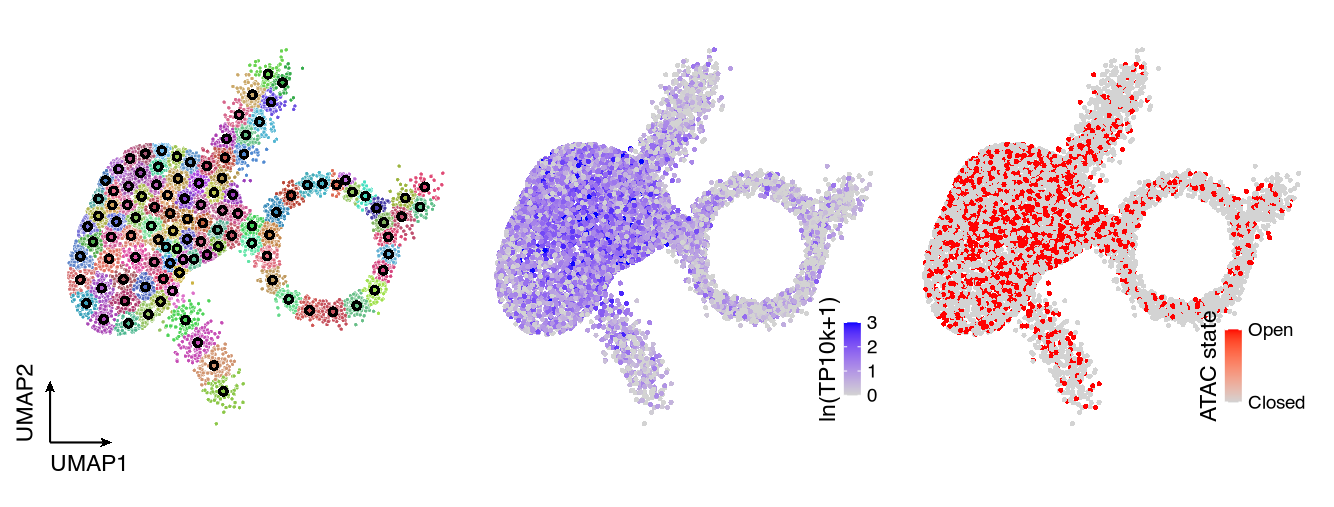

R code for this plot:
# Fig 3f — K562 multiome UMAP triptych: meta-cell membership, TFRC expression, TFRC-promoter ATAC state.
#
# Layout measured from the published panel (a 319 x 122 pt raster plus vector legends/axes):
#   * three equal panels, no axes except a short arrowed L in the first (15 pt arrows, 0.5 pt, the
#     paper's notched 2.4 x 3 pt heads) with "UMAP1"/"UMAP2" (5.5 pt) starting at the corner;
#   * legends INSIDE the second and third panels, lower right: a 4.1 x 17.6 pt vertical bar with
#     white ticks, the title rotated 90 deg to the LEFT of the bar (5.5 pt), tick labels to its
#     right (4.5 pt); the binary ATAC state is still shown as a grey-to-red gradient bar labelled
#     Closed/Open;
#   * points ~1 pt, white-outlined only in the categorical panel; meta-cell centroids as 2.6 pt black discs with a
#     0.8 pt dot in the meta-cell colour at the centre.
# Cells are simulated to echo the paper's shape (dense body, upper arm, ring with a hole, tail).
#
#   Rscript figures/fig3f_umap.R   # -> figures/fig3f_umap.{pdf,png}
suppressPackageStartupMessages({ library(ggplot2); library(dplyr); library(patchwork) })
source("R/theme_sce2g.R")
set.seed(11)
S <- sce2g$type$size_pt; N <- sce2g$color$neutral; SEQ <- sce2g$color$sequential
txt <- function(size = S$tick_label) size / .pt

# ---- simulated embedding ----------------------------------------------------------------------
seg <- function(n, from, to, sd) { t <- runif(n); tibble(x = from[1] + t * (to[1] - from[1]) + rnorm(n, 0, sd), y = from[2] + t * (to[2] - from[2]) + rnorm(n, 0, sd)) }
blob <- function(n, cx, cy, R, shape) {                       # uniform fill of a deformed disc -> crisp outline
  th <- runif(3 * n, 0, 2 * pi); rr <- sqrt(runif(3 * n)) * R * shape(th)
  tibble(x = cx + rr * cos(th), y = cy + rr * sin(th)) %>% slice_head(n = n)
}
ang <- runif(1500, 0, 2 * pi); r <- 2.2 + rnorm(1500, 0, .22)
cells <- bind_rows(
  blob(5200, -3.0, 0.2, 2.9, function(t) 1 + .22 * sin(2 * t) + .12 * cos(3 * t) - .1 * cos(t)),   # body
  seg(800, c(-0.6, 2.4), c(1.3, 5.3), .42),                                  # upper arm
  tibble(x = 3.2 + r * cos(ang), y = -0.4 + r * sin(ang)),                    # ring
  seg(420, c(-2.3, -2.3), c(-0.4, -5.2), .38),                                # tail (attached to the body)
  seg(280, c(5.3, 0.3), c(6.8, 1.6), .32),                                    # right spur
  seg(350, c(-0.2, 0.3), c(1.3, -0.2), .35)) %>%                              # bridge body -> ring
  filter(!((x - 3.2)^2 + (y + 0.4)^2 < 1.75^2)) %>%                           # keep the hole clear
  # expression: moderate mean in the body with per-cell noise (salt-and-pepper, mostly light purple);
  # open chromatin at the promoter in a scattered minority, enriched where expression is high
  mutate(expr = pmin(3, pmax(0, rnorm(n(), 1.5 * exp(-((x + 3)^2 + (y - 0.2)^2) / 16), 0.75))),
         open = runif(n()) < plogis(1.5 * expr - 2.4))
km <- kmeans(cells[, c("x", "y")], centers = 110, iter.max = 30, nstart = 2)
cells$meta <- factor(km$cluster)
centroids <- as_tibble(km$centers) %>% mutate(meta = factor(seq_len(n())))
meta_cols <- hsv(runif(110), runif(110, .45, .7), runif(110, .65, .9))

# ---- shared pieces ------------------------------------------------------------------------------
# categorical panel: 1.1 pt filled circles with a hairline white outline; continuous panels: no outline
pt <- 1.1 / .pt; cell_pt <- list(shape = 21, colour = "white", stroke = 0.08, size = pt)
base <- function(d) ggplot(d, aes(x, y)) + coord_equal(clip = "off")
legend_inside <- theme(legend.position = "inside", legend.position.inside = c(0.97, 0.05), legend.justification = c(1, 0),
                       legend.title.position = "left",
                       legend.title = element_text(angle = 90, size = S$tick_label, hjust = 0.5, margin = margin(r = 1.5)),
                       legend.text = element_text(size = S$annotation, margin = margin(l = 1.5)),
                       legend.key.width = unit(4.1, "pt"), legend.key.height = unit(17.6 / 5, "pt"),
                       legend.ticks.length = unit(0.8, "pt"), legend.margin = margin(0, 0, 0, 0))
no_axes <- list(theme(axis.line = element_blank(), axis.title.x = element_blank(), axis.title.y = element_blank(),
                      axis.ticks = element_blank(), axis.text = element_blank()), labs(x = NULL, y = NULL))

p1 <- base(cells) + do.call(geom_point, c(list(mapping = aes(fill = meta)), cell_pt)) +
  geom_point(data = centroids, size = 2.6 / .pt / 0.75, colour = "black", shape = 16, stroke = 0) +              # centroid: black disc ...
  geom_point(data = centroids, aes(colour = meta), size = 1.0 / .pt / 0.75, shape = 16, stroke = 0) +           # ... with a dot in its colour
  scale_fill_manual(values = meta_cols, guide = "none") + scale_colour_manual(values = meta_cols, guide = "none") +
  theme_sce2g() + theme_embedding()
p2 <- base(cells) + geom_point(aes(colour = expr), size = pt, shape = 16) +                 # continuous: no outline
  scale_colour_gradientn(colours = SEQ$umap_expression, limits = c(0, 3), breaks = 0:3, name = "ln(TP10k+1)") +
  theme_sce2g() + theme(aspect.ratio = 1) + no_axes + legend_inside +
  guides(colour = guide_colourbar(ticks.colour = "white", ticks.linewidth = pt_mm(.25), frame.colour = NA))
p3 <- base(cells) + geom_point(aes(colour = as.numeric(open)), size = pt, shape = 16) +
  scale_colour_gradientn(colours = SEQ$umap_binary, limits = c(0, 1), breaks = c(0, 1), labels = c("Closed", "Open"), name = "ATAC state") +
  theme_sce2g() + theme(aspect.ratio = 1) + no_axes + legend_inside +
  guides(colour = guide_colourbar(ticks = FALSE, frame.colour = NA))

fig <- (p1 | p2 | p3) & theme(plot.margin = margin(2, 2, 2, 2))
save_panel(fig, "figures/fig3f_umap.pdf", width_mm = 113, height_mm = 43)
save_panel(fig, "figures/fig3f_umap.png", width_mm = 113, height_mm = 43)
cat("wrote figures/fig3f_umap.{pdf,png}\n")
